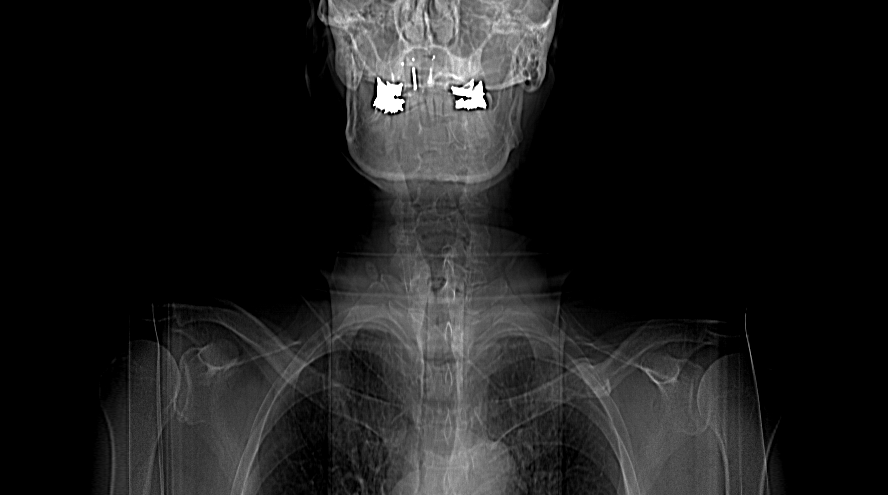
#> input picture P1/images/CT.tif, 888 x 495 px
$ jupyter execute --allow-errors practical1.ipynb
#> lines starting #> are read from the running program, lines starting #| are printed output that depends on the picture
Tutorial: Image processing
==========================

Introduction
----------

Motivation: Medical images are becoming increasingly important in diagnosis and planning interventions. Sometimes images can be poor quality and/or it can be difficult for clinicians to clearly make out the features they are interested in. Image processing operations can detect or highlight features of interest. They can also act as important preprocessing steps for higher-level operations such as image segmentation or registration.

In this tutorial we will investigate a range of different image processing operations and see how they can be easily applied using Python. We will see how relatively simple processing operations can be applied to images to improve contrast, highlight and detect edges and reduce noise.

Image I/O and Display
----------------------
To familiarise yourself with reading in and displaying images, try out functions `imread()`, `imshow()` using the package [Scikit Image](https://scikit-image.org/) on some of the images provided.

[cell 1]
from skimage import io

img_ct = io.imread('images/CT.tif', as_gray = True)
#> img_ct is the input picture: shape (495, 888); min 0, max 255, mean 27.9
io.imshow(img_ct)

[cell 2]
img_brain = io.imread('images/MR_brain.tif', as_gray = True)
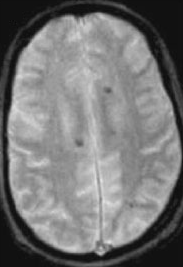
#> input picture P1/images/MR_brain.tif, 183 x 267 px
#> img_brain is the input picture: shape (267, 183); min 8, max 227, mean 118.4
io.imshow(img_brain)

Spatial domain processing: point processing operations
=============

Point processing operations use only the old intensity of each pixel to compute the new intensity. They apply an 'intensity mapping' function to compute the new intensity from the old one. One of the most common point processing operations is known as 'gamma correction'.

Exercise
--------

Read in the image `CT.tif` - this is a CT scout image (an X-ray performed to facilitate planning of a CT scan). The image contrast is quite poor around the shoulders and inside the chest. Apply a gamma correction operation with a value of 0.4 for gamma to improve visualisation. What happens if you apply a gamma correction with gamma > 1?

[cell 3]
from skimage import exposure

gamma = 0.4

#io.imshow(gamma_corrected)
#Gamma > 1 makes the image really dark where the opposite is true if gamma < 1
io.imshow(exposure.adjust_gamma(img_ct, 0.4), cmap='gray')

More flexible point processing operations can be achieved using a piecewise linear approach. These can be especially useful if the intensity range that needs 'stretching' lies in the middle of the overall intensity range.

Exercise
-------

Read in the image `MR_brain.tif` and apply a piecewise linear intensity mapping to it, such that the middle half of the intensity range (i.e. from 25% to 75% of the maximum intensity) maps to the full intensity range in the output image.

[cell 4]
import matplotlib.pyplot as plt
import numpy as np

gamma = 1
low_in = 0.25
high_in = 0.75

low_out = 0
high_out = 1

#> (the rest of this cell did not finish here and is left out)

Spatial domain processing: image histograms
=========

Image histograms summarise the distribution of intensities in an image. An alternative contrast enhancement technique based on histograms is known as 'histogram equalisation'. This defines an intensity mapping that automatically stretches the image histogram to make it as 'equal' and smooth as possible.

Exercise
------

First of all view the histogram for the original `CT.tif` image. Then view the histogram for the gamma corrected image you created in exercise 1.

[cell 5]
from skimage import exposure
from skimage.exposure import histogram
import numpy as np

#> (the rest of this cell did not finish here and is left out)

Next, read in the `fluoro.tif` image - this is a fluoroscopic X-ray image with relatively poor contrast because of its low dose. Display the image and its associated histogram. Then, perform a histogram equalisation operation on this image. Finally, view the resulting histogram-equalised image, its associated histogram and its intensity mapping function.

[cell 6]
img_fluoro = io.imread('images/fluoro.tif', as_gray = True)
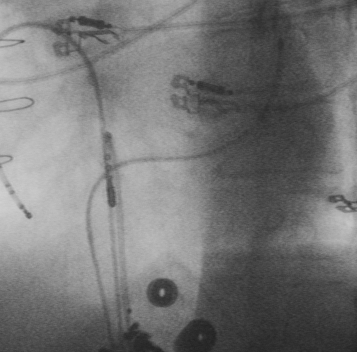
#> input picture P1/images/fluoro.tif, 357 x 352 px
#> img_fluoro is the input picture: shape (352, 357); min 34, max 209, mean 117.5

hist, hist_centers = histogram(img_fluoro)
#> hist = 176 values, max 1361 at index 36, min 1 at index 0, mean 714; hist_centers = 176 values from 34 to 209
fig, ax = plt.subplots(ncols=2, figsize=(10, 5))

ax[0].imshow(img_fluoro, cmap=plt.cm.gray)
ax[0].axis('off')

ax[1].plot(hist_centers, hist, lw=2)
ax[1].set_title('Histogram of fluoro')

plt.tight_layout()
#> figure, not shown here; panel 2: curve peaks at x = 70, y = 1361

[cell 7]
img_fluoro_eq = exposure.equalize_hist(img_fluoro)
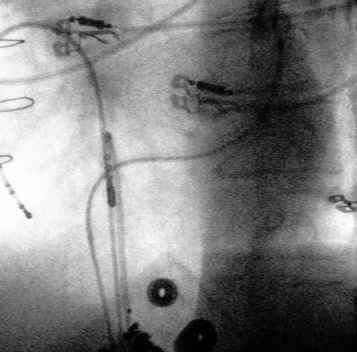
#> img_fluoro_eq: shape (352, 357) float64; min 7.96e-06, max 1, mean 0.504

hist, hist_centers = histogram(img_fluoro_eq)
#> hist = 256 values, max 1361 at index 46, min 0 at index 8, mean 490.9; hist_centers = 256 values from 0.00196 to 0.998
fig, ax = plt.subplots(ncols=2, figsize=(10, 5))

ax[0].imshow(img_fluoro_eq, cmap=plt.cm.gray)
ax[0].axis('off')

ax[1].plot(hist_centers, hist, lw=2)
ax[1].set_title('Histogram of Fluoro')

plt.tight_layout()
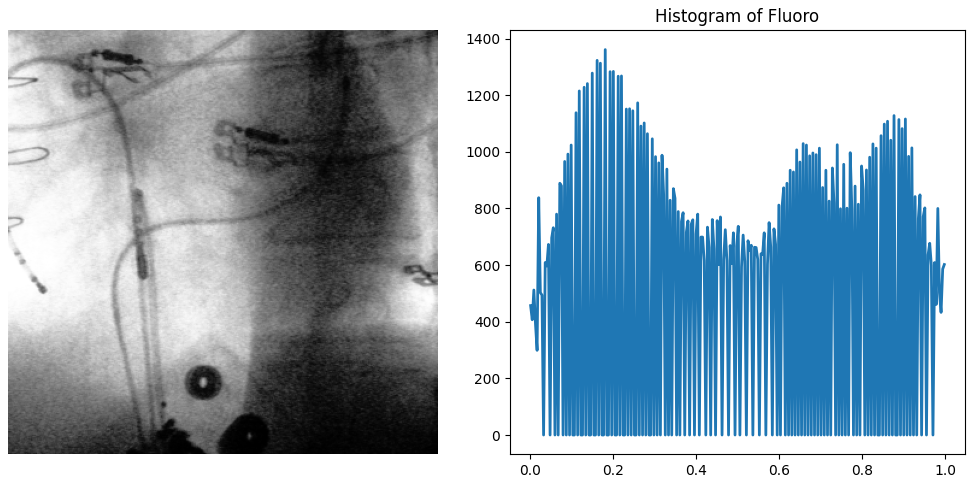
#> figure drawn by matplotlib, 2 panels; panel 2: curve peaks at x = 0.182, y = 1361

Spatial domain processing: mask processing operations - edge detection
======

As well as denoising, one of the main applications of mask processing operations is to detect or highlight features such as edges. Edge detection filters produce a new image in which there are bright intensities where there were edges in the original image. Edge enhancement filters produce a new image which is similar to the original image but with sharper looking edges. In this exercise we will look at some common edge detection and enhancement filters.

Exercise
----

One of the most common types of edge detection filters is the Sobel filters. Read in the image `MR_heart.tif`, then create and apply vertical and horizontal Sobel edge detection filters. These should produce images in which vertical and horizontal edges respectively are detected. Finally, produce a combined image which shows either vertical or horizontal edges.

[cell 8]
from skimage.filters import sobel_h, sobel_v, sobel

img_heart = io.imread('images/MR_heart.tif', as_gray = True)
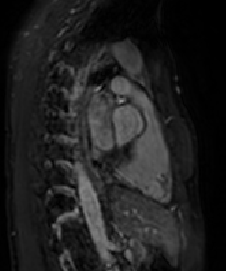
#> input picture P1/images/MR_heart.tif, 226 x 271 px
#> img_heart is the input picture: shape (271, 226); min 0, max 149, mean 31.9

edge_sobel_v = sobel_v(img_heart)
edge_sobel_h = sobel_h(img_heart)

# Or the function sobel can be used
edge_sobel = np.sqrt(edge_sobel_v**2 + edge_sobel_h**2)
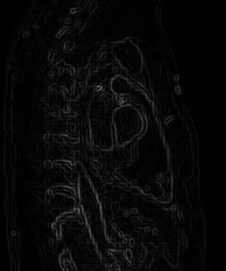
#> edge_sobel: shape (271, 226) float64; min 0, max 0.395, mean 0.0319

fig, ax = plt.subplots(ncols=4, sharex=True, sharey=True,
                       figsize=(20, 7))

ax[0].imshow(img_heart, cmap=plt.cm.gray)
ax[0].set_title('Original Heart MR')

ax[1].imshow(edge_sobel_h, cmap=plt.cm.gray)
ax[1].set_title('Sobel Horizontal Edge Detection')

ax[2].imshow(edge_sobel_v, cmap=plt.cm.gray)
ax[2].set_title('Sobel Vertical Edge Detection')

ax[3].imshow(edge_sobel, cmap=plt.cm.gray)
ax[3].set_title('Sobel Combined Edge Detection')

for a in ax:
    a.axis('off')

plt.show()

Inspect the response of the horizontal filter closely, particularly at the bottom of the image. There should be a bright response at the edge of the image that does not correspond to any real edge. What do you think has caused this artefact? Look at the documentation for `imfilter` and find a way to remove this artefact.

[cell 9]
# It doesn't seem to be an artifact in this implementation of the sobel filter
# but that may be that the Matlab version adds zero-padding to the edges?

Spatial domain processing: edge enhancement
======

One of the most common edge enhancement operations is the 'unsharp mask', which involves subtracting a scaled smoothed version of an image from itself.
It can also be expressed as a convolution filter.

Exercise
-----

Create an unsharp mask filter and apply it to the `MR_heart.tif` image.

An alternative edge enhancement operation is the Laplacian filter. This filter actually computes the sum of second derivatives of the original image. It can be used for edge enhancement
by adding the result of applying the filter to the original image.

[cell 10]
from skimage.filters import laplace, unsharp_mask

unsharpened = unsharp_mask(img_heart)
laplaced = laplace(img_heart)
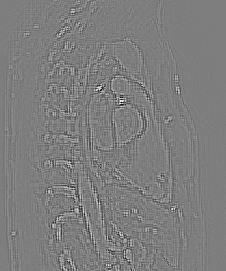
#> laplaced: shape (271, 226) float64; min -0.361, max 0.369, mean -2.05e-19; drawn with min black and max white
popola = laplace(img_heart)

# Image displaying

fig, ax = plt.subplots(ncols=3, sharex=True, sharey=True,
                       figsize=(15, 5))

ax[0].imshow(img_heart, cmap=plt.cm.gray)
ax[0].set_title('Original Heart MR')

ax[1].imshow(unsharpened, cmap=plt.cm.gray)
ax[1].set_title('Heart MR using an unsharp filter')

ax[2].imshow(-laplaced+img_heart, cmap=plt.cm.gray)
ax[2].set_title('Heart MR with Laplace enhancement')

for a in ax:
    a.axis('off')

plt.show()

Exercise
------

First, create and apply a Laplacian filter to the `MR_heart.tif` image. Look at the result. Next, add this image to the
original image and compare the result to that obtained using an
unsharp mask. (Hint: you will need to negate the Laplacian filter created by Matlab before applying it.)

To avoid having to subtract the result of the Laplacian filter from the original image, you can create what is called a 'composite Laplacian' filter, which combines the result of the Laplacian
operator and the original image in one step. Create and apply a composite Laplacian filter. Compare its coefficients with those of the unsharp mask.

Spatial domain processing: extra exercises (if you have time)
=====

Digital subtraction angiography (DSA) involves acquiring an X-ray image without contrast injection (the 'mask') and acquiring a second image with contrast injection, then subtracting the contrast image from the mask. The idea is to highlight the blood vessels in which the contrast fluid is present. Load in the 'mask.tif' and 'contrast.tif' images and compute a DSA image. (You may need to apply some image processing operation to improve visualisation of the DSA image.)

#> (a cell that did not finish here is left out)

Study the effects of different denoising filters on reducing the amount of noise in images. Read in the image 'MR_head.tif' and generate several noisy images by adding different types of noise to it: Gaussian noise, salt & pepper noise, Poisson noise and speckle. For each noisy image, use the average filter and the median filter to reduce the noise. Based on your observations, decide what is the best filter for reducing noise of each of the 4 types.

[cell 12]
from skimage import util
from skimage.filters import rank
from skimage.morphology import disk

img_head_mr = io.imread('images/MR_head.tif', as_gray = True)
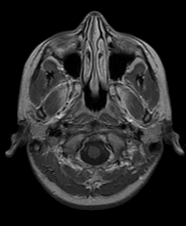
#> input picture P1/images/MR_head.tif, 186 x 226 px
#> img_head_mr is the input picture: shape (226, 186); min 0, max 217, mean 39.1

img_gaussian = util.random_noise(img_head_mr, 'gaussian')
img_poisson = util.random_noise(img_head_mr, 'poisson')
img_speckled = util.random_noise(img_head_mr, 'speckle')
img_seasoned = util.random_noise(img_head_mr, 's&p')

img_gaussian_median = rank.median(img_gaussian)
img_poisson_median = rank.median(img_poisson)
img_speckled_median = rank.median(img_speckled)
img_seasoned_median = rank.median(img_seasoned)

img_gaussian_avg = rank.mean(img_gaussian, disk(1.2))
img_poisson_avg = rank.mean(img_poisson, disk(1.2))
img_speckled_avg = rank.mean(img_speckled, disk(1.2))
img_seasoned_avg = rank.mean(img_seasoned, disk(1.2))

# Noise Reduction (NR) for Gaussian
fig, ax = plt.subplots(ncols=3, sharex=True, sharey=True,
                       figsize=(15, 5))

ax[0].imshow(img_gaussian, cmap=plt.cm.gray)
ax[0].set_title('Gaussian MR head')

ax[1].imshow(img_gaussian_avg, cmap=plt.cm.gray)
ax[1].set_title('Average NR Gaussian')

ax[2].imshow(img_gaussian_median, cmap=plt.cm.gray)
ax[2].set_title('Median NR Gaussian')

for a in ax:
    a.axis('off')

plt.show()

# Noise Reduction (NR) for Poisson
fig, ax = plt.subplots(ncols=3, sharex=True, sharey=True,
                       figsize=(15, 5))

ax[0].imshow(img_poisson, cmap=plt.cm.gray)
ax[0].set_title('Poisson MR head')

ax[1].imshow(img_poisson_avg, cmap=plt.cm.gray)
ax[1].set_title('Average NR Poisson')

ax[2].imshow(img_poisson_median, cmap=plt.cm.gray)
ax[2].set_title('Median NR Poisson')

for a in ax:
    a.axis('off')

plt.show()

# Noise Reduction (NR) for Speckled
fig, ax = plt.subplots(ncols=3, sharex=True, sharey=True,
                       figsize=(15, 5))

ax[0].imshow(img_speckled, cmap=plt.cm.gray)
ax[0].set_title('Speckled MR head')

ax[1].imshow(img_speckled_avg, cmap=plt.cm.gray)
ax[1].set_title('Average NR Speckled')

ax[2].imshow(img_speckled_median, cmap=plt.cm.gray)
ax[2].set_title('Median NR Speckled')

for a in ax:
    a.axis('off')

plt.show()

# Noise Reduction (NR) for S&P
fig, ax = plt.subplots(ncols=3, sharex=True, sharey=True,
                       figsize=(15, 5))

ax[0].imshow(img_seasoned, cmap=plt.cm.gray)
ax[0].set_title('S&P MR head')

ax[1].imshow(img_seasoned_avg, cmap=plt.cm.gray)
ax[1].set_title('Average NR S&P')

ax[2].imshow(img_seasoned_median, cmap=plt.cm.gray)
ax[2].set_title('Median NR S&P')

for a in ax:
    a.axis('off')

plt.show()

# From the results below it is shown that the average filter
# is more effective in most of the cases. An exception is the Gaussian noise
# where it provides less detail than the average filter.

Look at the [`skimage` documentation](https://scikit-image.org/docs/dev/api/skimage.filters.html) for the different filters available and try out some of the other special filters Python can create. Some of them also allow you to tailor them to your needs by specifying extra parameters, so you can try modifying these parameters to see the effects they have on the resulting images.

Frequency domain processing: smoothing
========

Many image processing operations can be performed either in the spatial domain or the frequency domain. Write a Python program that reads in an image, and performs a smoothing operation on the image using both approaches. Use your knowledge of the convolution theorem to apply the equivalent frequency domain operation to a spatial domain smoothing operation. The program should display the original and both smoothed images.

[cell 13]
from scipy import fftpack

# Smoothing the heart MR image by using the average
smooth_spatial = rank.mean(img_heart, disk(4))
img_heart_fft = fftpack.fft2(img_heart)
keep_fraction = 0.09

heart_copy = img_heart_fft.copy()
r, c = heart_copy.shape
#> r = 271; c = 226

# As the noise is contained in the higher frequencies
# those are sliced out and set to zero (similar to a low-pass filter)
heart_copy[int(r*keep_fraction):int(r*(1-keep_fraction))] = 0
heart_copy[:, int(c*keep_fraction):int(c*(1-keep_fraction))] = 0

heart_reconstruct = fftpack.ifft2(heart_copy).real
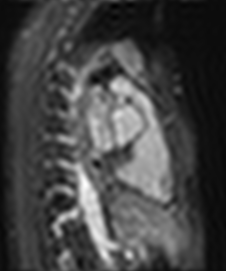
#> heart_reconstruct: shape (271, 226) float64; min -7.03, max 135.7, mean 31.9; drawn with min black and max white

fig, ax = plt.subplots(ncols=3, sharex=True, sharey=True,
                       figsize=(15, 5))

ax[0].imshow(img_heart, cmap=plt.cm.gray)
ax[0].set_title('Heart MR scan')

ax[1].imshow(smooth_spatial, cmap=plt.cm.gray)
ax[1].set_title('Smoothed in spatial')

ax[2].imshow(heart_reconstruct, cmap=plt.cm.gray)
ax[2].set_title('Smoothed in frequency')

for a in ax:
    a.axis('off')

plt.show()

Frequency domain processing: extra exercises (if you have time)
=========

Write a Python function that performs an ideal lowpass filter on a Fourier transform. Modify your answer to Exercise 5 to use your new function when performing the frequency domain operation. In addition to the results displayed in Exercise 5, your new program should also display the difference between the two smoothed images, the original Fourier transform and the Fourier transform after processing using your ideal filter.

[cell 14]
from scipy import ndimage

# The transfer function of an ideal low-pass filter is
# H(u,v) = 1 if D(u,v) <= D0
# H(u,v) = 0 if D(u,v) > D0 with D(u,v) the distance from the point to
# its center frequency rectangle
# D(u,v) = ((u-M/2)**2 + (n-N/2)**2)**1/2

def lpf(shape, f, pxd=1):
    '''
    Creates a low pass filter that can be applied to an image in the frequency domain.

    Args:
        size: Size of the filter. Should be list/tuple with [num rows, num cols].
        cutoff: Cutoff frequency of the filter. Should be in [0, 0.5]
        pxd: Number of pixels per unit of frequency (degrees of visual ange)
    Returns:
        filt: Low pass filter to apply to the frequency-domain image
    '''
    pxd = float(pxd)
    rows, cols = shape
    x = np.linspace(-0.5, 0.5, cols) * cols / pxd
    y = np.linspace(-0.5, 0.5, rows) * rows / pxd
    radius = np.sqrt((x ** 2)[np.newaxis] + (y ** 2)[:, np.newaxis])
    filt = np.ones(shape)
    filt[radius > f] = 0

    return filt

heart_fft = np.fft.fft2(img_heart.astype(float))
heart_filtered = heart_fft * lpf(heart_fft.shape, 200)
new_heart = np.abs(np.fft.ifft2(heart_filtered))

fig, ax = plt.subplots(ncols=3, sharex=True, sharey=True,
                       figsize=(15, 5))

ax[0].imshow(img_heart, cmap=plt.cm.gray)
ax[0].set_title('Heart MR scan')

ax[1].imshow(smooth_spatial-new_heart, cmap=plt.cm.gray)
ax[1].set_title('Image difference')

ax[2].imshow(heart_reconstruct, cmap=plt.cm.gray)
ax[2].set_title('Smoothed in frequency')

for a in ax:
    a.axis('off')

plt.show()
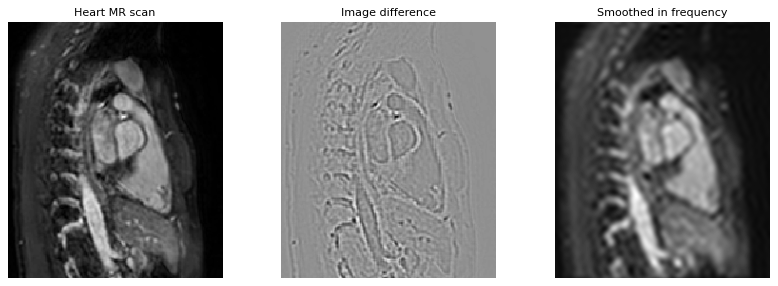
#> figure drawn by matplotlib, 3 panels
